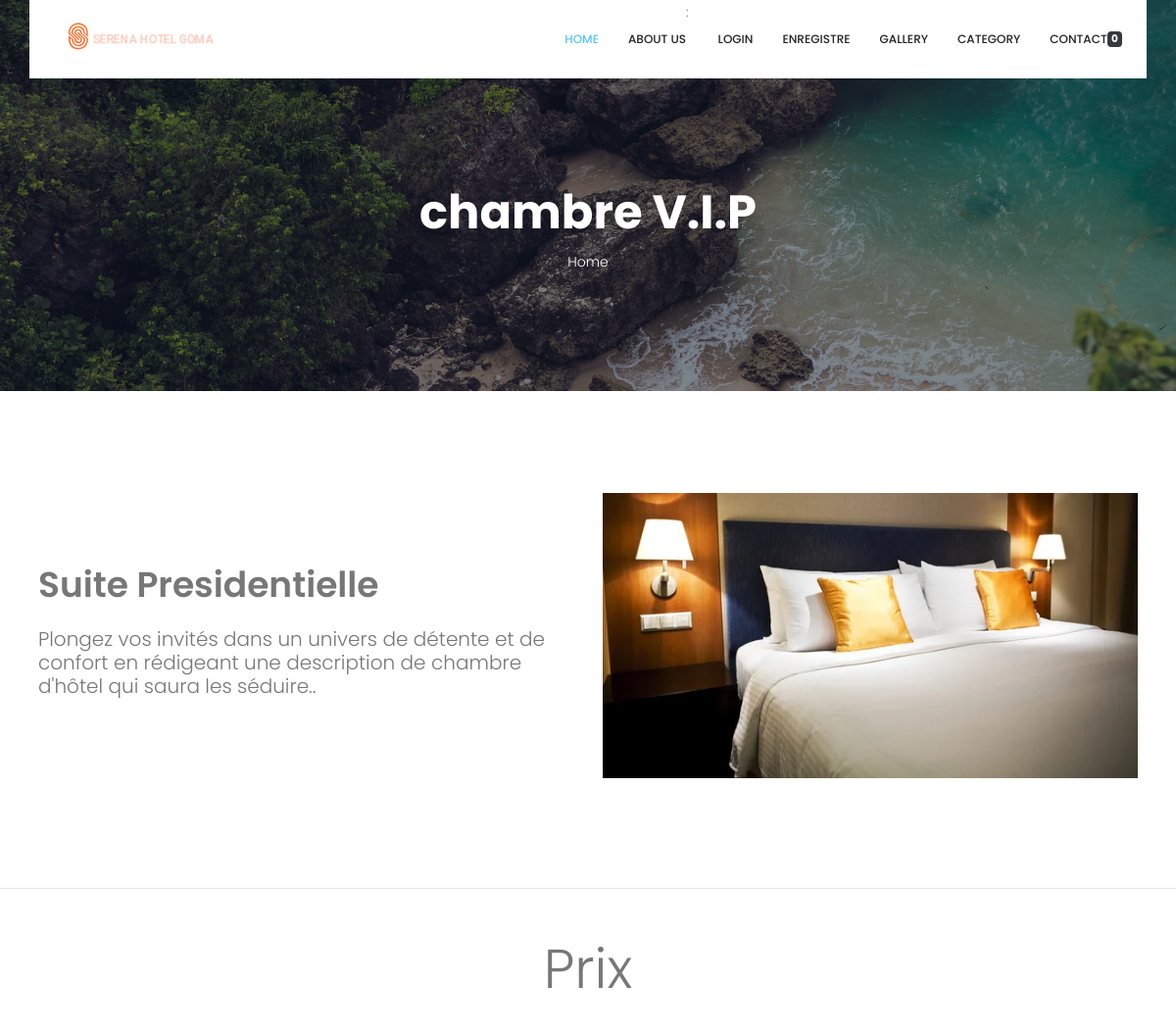
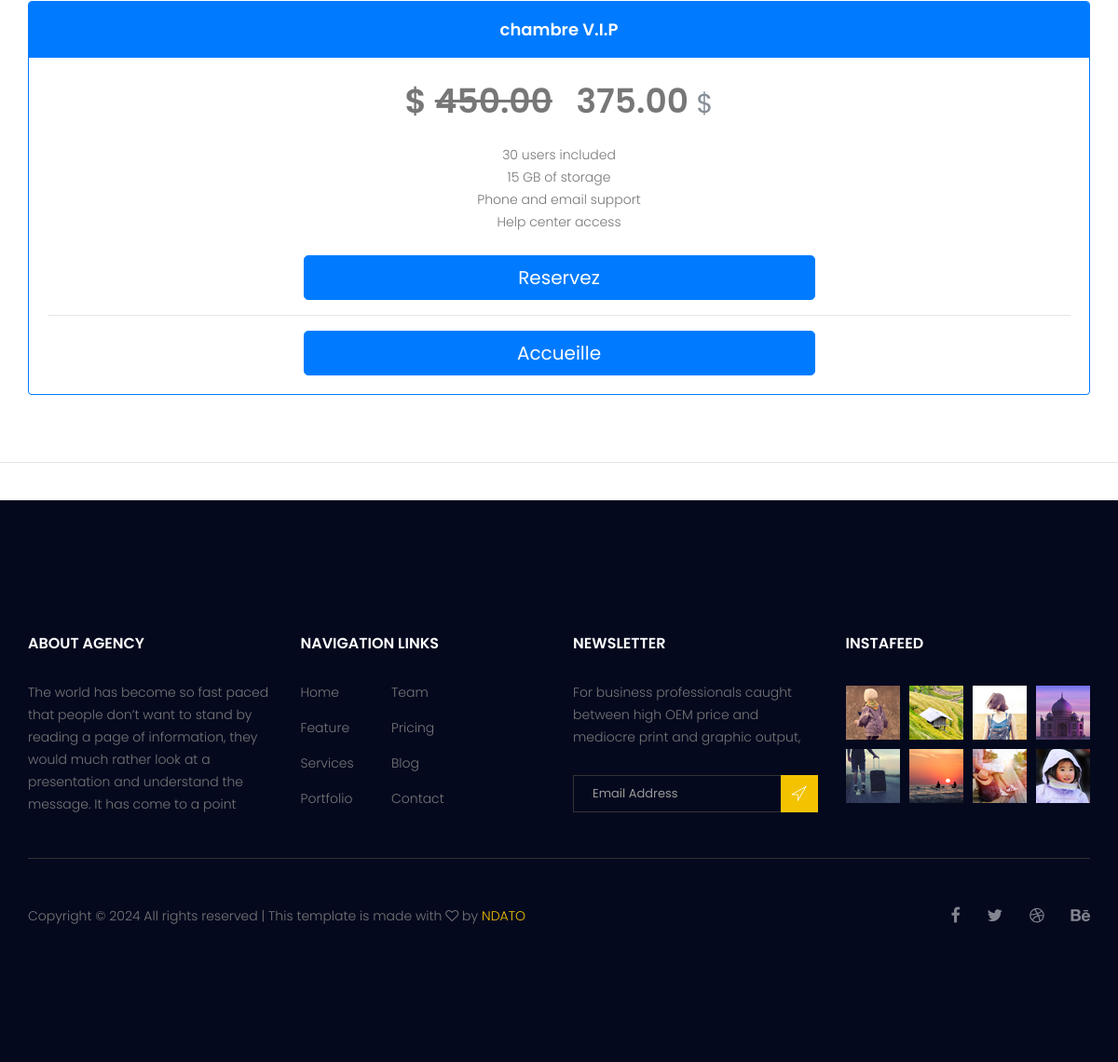
Page /product/9 on the committed database (2 pictures, top to bottom).
### serena_app/models.py (models this page shows, shortened)
class Product(models.Model):
    name = models.CharField(max_length=58)
    price = models.DecimalField(default=0, decimal_places=2, max_digits=6)
    category = models.ForeignKey(Category, on_delete=models.CASCADE, default=1)
    description = models.CharField(max_length=250, default='', blank=True, null=True)
    image = models.ImageField(upload_to='uploads/product/')
    is_sale = models.BooleanField(default=False)
    sale_price = models.DecimalField(default=0, decimal_places=2, max_digits=6)

class Category(models.Model):
    name = models.CharField(max_length=58)
    def __str__(self):
        return self.name
    class Meta:
        verbose_name_plural = 'categories'

### serena_app/views.py (the view)
# urls.py: path('product/<int:pk>', views.product, name='product'),
def product(request,pk):
    product = Product.objects.get(id=pk)
    return render(request, 'product.html', {'product':product})

### reserver/context_processors.py (called while the page is built)
def reserver(request):
    return{'reserver': Reserver(request)}

### reserver/reserver.py (called while the page is built)
    def __len__(self):
        return len(self.reserver)

### serena_app/templates/product.html (shortened to what this page needs)
{% include 'head.html' %}
{% include 'navbar.html' %}
<section class="breadcrumb_area blog_banner_two">
    <div class="overlay bg-parallax" data-stellar-ratio="0.8" data-stellar-vertical-offset="0" data-background=""></div>
    <div class="container">
        <div class="page-cover text-center">
            <h2 class="page-cover-tittle f_48">{{ product.category }}</h2>
            <ol class="breadcrumb">
                <li><a href="{% url 'home' %}">Home</a></li>
            </ol>
        </div>
    </div>
</section>
<main>
    <div class="container col-xxl-8 px-4 py-5">
        <div class="row flex-lg-row-reverse align-items-center g-5 py-5">
            <div class="col-10 col-sm-8 col-lg-6">
                <img src="{{ product.image.url }}" class="d-block mx-lg-auto img-fluid" alt="Bootstrap Themes"
                    width="700" height="500" loading="lazy">
            </div>
            <div class="col-lg-6">
                <h1 class="display-5 fw-bold lh-1 mb-3">{{ product.name }}</h1>
                <p class="lead">{{ product.description }}.</p>
            </div>
        </div>
    </div>
    <hr>
    {% if product.is_sale %}
    <div class="container py-3">
        <div class="pricing-header p-3 pb-md-4 mx-auto text-center">
            <h1 class="display-4 fw-normal">Prix</h1>
        </div>
        <div class="row row-cols-1 row-cols-md-3 mb-3 text-center">
            <div class="col">
                <div class="card mb-4 rounded-3 shadow-sm border-primary">
                    <div class="card-header py-3 text-white bg-primary border-primary">
                        <h4 class="my-0 fw-normal">{{ product.category }}</h4>
                    </div>
                    <div class="card-body">
                        <h1 class="card-title pricing-card-title">
                            $ <strike>{{ product.price }}</strike> &nbsp; {{ product.sale_price }}
                            <small class="text-muted fw-light"> $</small>
                        </h1>
                        <ul class="list-unstyled mt-3 mb-4">
                            <li>30 users included</li>
                            <li>15 GB of storage</li>
                            <li>Phone and email support</li>
                            <li>Help center access</li>
                        </ul>
                        <a href="{% url 'reserver_summary' %}">
                            <button type="button" class="w-50 btn btn-lg btn-primary">Reservez</button></a>
                        <br>
                        <hr>
                        <a href="{% url 'home' %}"><button type="button" value="{{ product.id }}"
                                class="w-50 btn btn-lg btn-primary" id="reserver-add">Accueille</button></a>
                    </div>
                </div>
            </div>
        </div>
    </div>
    {% endif %}
</main>
<hr>
<br>
{% include 'footer.html' %}

### static/css/style.css (style rules this page uses)
a { text-decoration: none; -webkit-transition: all 0.3s ease-in-out; -o-transition: all 0.3s ease-in-out; transition: all 0.3s ease-in-out; }
section { background: #fff; }
h1, h2, h3, h4, h5, h6 { font-family: "Poppins", sans-serif; font-weight: 600; }
@media (min-width: 1200px) { .container { max-width: 1170px; } }
.overlay { position: absolute; left: 0; right: 0; top: 0; height: 125%; bottom: 0; z-index: -1; }
.breadcrumb_area { position: relative; padding: 172px 0px 84px; background: #04091e; z-index: 1; overflow: hidden; }
.breadcrumb_area .bg-parallax { background: url("../image/about_banner.jpg") no-repeat scroll center 0/cover; opacity: 0.50; z-index: -1; }
.page-cover-tittle { display: block; font-size: 36px; line-height: 45px; color: #fff; }
.breadcrumb { text-align: center; background: transparent; padding: 0px; display: inline-block; }
.breadcrumb li { display: inline-block; color: #fff; }
.breadcrumb li a { color: #fff; }
.f_48 { font-size: 48px; line-height: 60px; font-weight: 700; }
.blog_banner_two { padding: 187px 0px 104px; }
.blog_banner_two .bg-parallax { background: url(../image/banner/banner-2.jpg) no-repeat scroll center top/cover; }
h1 { font-size: 36px; }
h2 { font-size: 30px; }
h4 { font-size: 18px; }
h1, h2, h3, h4, h5, h6 { line-height: 1.5em; }

### rows in the picture
Product: category "chambre V.I.P", image (picture), name "Suite Presidentielle", description "Plongez vos invités dans un univers de détente et de confort en rédigeant une description de chambre d'hôtel qui saura les séduire.", price "450.00", sale_price "375.00"

### other values in the picture
{{ reserver|length }} "0"
